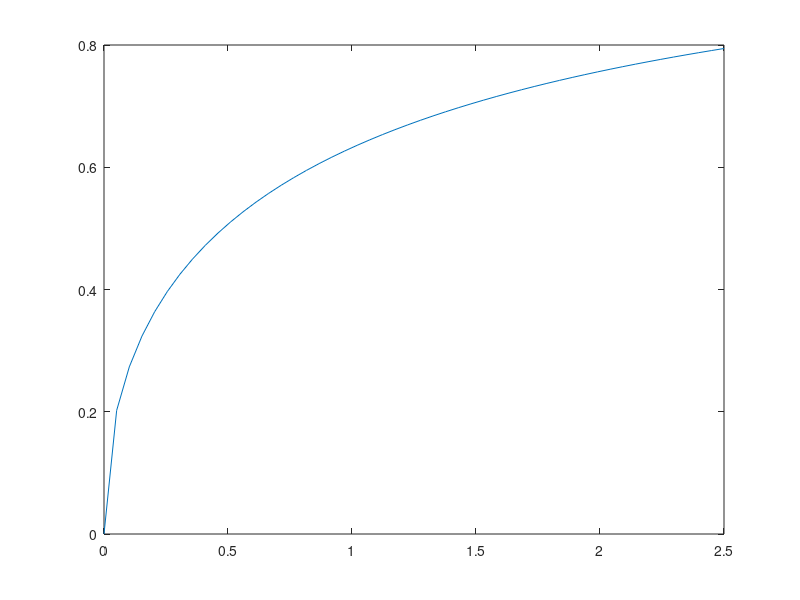

MATLAB code for this plot: (Note: this script raises an error after producing the figure.)
% % % % % % % % % % % % % % % % % % % % % % % % % % % % % % % % 
%  RANDOM STUFF
% % % % % % % % % % % % % % % % % % % % % % % % % % % % % % % % 

% october 11, 2016
% weibull
clear all

a = 1;
lambda = 1;
k = .5;

xx = linspace(0,2.5,50);
y = a.*(1-exp(-(xx./lambda).^k));
plot(xx,y);



%% checking to see SD of nLLs for different model
% 6/29/2016

modelname = 'REM';
nSamples = 100;

% simulate data
[resp, tp] = simulate_resp(modelname,1,1,[])

paramtry = tp;
nLLVec = nan(1,nSamples);
for isample = 1:nSamples
    isample
    nLLVec(isample) = nLL_approx_vectorized(modelname,paramtry,1,resp.new,resp.old);
end

hist(nLLVec,15); defaultplot
std(nLLVec)

%% looking at diff parameters effect on log function
% july 7, 2016

xx = linspace(-10,10,100);
a = 1;
b = 1;
% c = .05;
nConf = 20;

% yy = a.*log(xx) + b;
signxx = sign(xx);
% yy = a.*log(xx) + b + nConf/2 + 1;
% yy2 = a.*log(xx.*exp(b)./a) + nConf/2 + 1;
% plot(xx,yy,'k',xx,yy2,'r--'); defaultplot
yy = min(max(round(a.*log(abs(xx)) + b + nConf/2 + 1),nConf/2 +1),nConf); % log function shifted up to confidence region
yy2 = min(max(round(a.*log(abs(xx) + b) + nConf/2 + 1),nConf/2 +1),nConf); % log function shifted up to confidence region
subplot(1,2,1);
plot(xx,yy,'k',xx,yy2,'r'); defaultplot
ylim([11 20])

yy(signxx == -1) = nConf+1 - yy(signxx == -1);
yy2(signxx == -1) = nConf+1 - yy2(signxx == -1);
subplot(1,2,2);
plot(xx,yy,'k',xx,yy2,'r'); defaultplot
ylim([ 1 20])
% blahhist = hist(yy,1:nConf)

% =======================================
%     MODEL FITTING RELATED
% =======================================


%% remove txt spacing for models and subjects

modelVec = {'FP','REM'};
binningfnVec = [3 4];
optimMethod = 'patternbayes';

nModels = length(modelVec);
nBinningfns = length(binningfnVec);
nSubj = 14;


for imodel = 1:nModels
    model = modelVec{imodel};
    
    for ibinningfn = 1:nBinningfns
        binningfn = binningfnVec(ibinningfn);
        
        for isubj = 1:nSubj
            removetxtspaces(model,binningfn,isubj,optimMethod);
        end
    end
end


%% checking which jobs need to be resubmitted

modelname = 'FP';
binningfn = 4;
optimMethod = 'patternbayes';
nSubj = 14;
z = nan(50,2);

for isubj = 1:nSubj
    removetxtspaces(modelname,binningfn,isubj,optimMethod)
    isubj
    for i=1:50
        z(i,2) = countnum2(modelname,binningfn,isubj,[1; i]);
        z(i,1)=i;
    end
    z'
end

%% separate jobs for each person
clear

modelname = 'FP';
binningfn = 4;
optimMethod = 'patternbayes';
subjids = 14;
Mmax = 50;
filepath = 'model/4_fitdata/';
approxTime = linspace(.22*1000/3600,4.61*1000/3600,50);
maxTime = 48;
nJobs = 15;
nStartVals = 10;

for isubj = 1:subjids
    isubj
    subjid = isubj;%subjids(isubj);
    
    jobnumVec = []; estTimeVec = [];
    for iM = 1:Mmax
        counts = max([nStartVals - countnum2(modelname, binningfn,subjid, [1;iM]) 0]);
        jobnumVec = [jobnumVec repmat(iM,1,counts)];
        estTimeVec = [estTimeVec repmat(approxTime(iM),1,counts)];
    end
    
    jobfilename = [filepath 'joblist_' modelname num2str(binningfn) '_subj' num2str(subjid) '.txt' ];
    create_joblist(jobfilename, jobnumVec, estTimeVec, maxTime, nJobs)
end



%% create joblist

nStartVals = 10;
esttimeVec = linspace(0.08,8,100);
jobnumVec = repmat([66:75],1,nStartVals);
esttimeVec = esttimeVec(jobnumVec);
maxTime = 64;
filepath = 'model/4_fitdata/';

% for subjid = 1:14;
%     jobfilename = [filepath 'joblist_' modelname num2str(binningfn) '_subj' num2str(subjid) '.txt' ];
%     create_joblist(jobfilename, jobnumVec, esttimeVec, maxTime);
% end

jobfilename = [filepath 'joblist_09052016.txt'];
create_joblist(jobfilename, jobnumVec, esttimeVec, maxTime);


%% checking nLLs are consistent (debugging)
% 08.15.2016

clear

modelname = 'FP';
optimMethod = 'patternbayes';
binningfn = 0;
memstrengthvar = 1;
load(['paramfit_' optimMethod '_' modelname num2str(binningfn) num2str(memstrengthvar) '.mat'])
subjids = 1;

load('subjdata.mat')
nLL = nan(1,length(subjids));
for isubj = subjids
    isubj
    nLL(isubj) = nLL_approx_vectorized( modelname, bestFitParam(isubj,:), binningfn, memstrengthvar, nNew_part(isubj,:), nOld_part(isubj,:), [], 50, 30 );
    %     bfp = [bestFitParam(isubj,[1 2 end 5 3 4]) 1e-3 1]; % for binningfn = 2, memstrengthvar = 1;
    %     bfp = [bestFitParam(isubj,[1 2 5 4]) 1 0 2 bestFitParam(isubj,3)]; % for binningfn = 1; memstrength = 0
    %     bfp = [bestFitParam(isubj,[1 2 5 4 3]) 0 2 1 ];
    bfp = [bestFitParam(isubj,[1 2 5 4 3]) 0 2 1]; % 01: pcorr --> lin
    memstrengthfn = 1;
    nLL2(isubj) = nLL_approx_vectorized2( modelname, bfp, memstrengthfn, nNew_part(isubj,:), nOld_part(isubj,:), [], 50, 30 );
end

[nLL_est(subjids) nLL' nLL2'] % nLL3']

%% debugging
isubj = 2;
[pnew pold] = nLL_approx_vectorized( modelname, bestFitParam(isubj,:), binningfn, memstrengthvar, nNew_part(isubj,:), nOld_part(isubj,:), [], 50, 30 );
figure; plot(1:20,pnew,1:20,pold)
ylim([0 0.3])

%% checking that nLLs are consistnent between old and new nLL functions

clear

modelname = 'REM';
optimMethod = 'patternbayes';
binningfn1 = 1;
memstrengthvar = 0;
binningfn2 = 1;
load(['paramfit_' optimMethod '_' modelname num2str(binningfn2) '.mat'])
load('subjdata.mat')
isubj = 14;

nSamples = 100;
newnLL = nan(1,nSamples);
oldnLL = nan(1,nSamples);
for isample = 1:nSamples;
    isample
    if binningfn1 == 1;
        bfp = [bestFitParam(isubj,:) 0];
        bfp(end-1) = -bfp(end-1);
    end
    newnLL(isample) = nLL_approx_vectorized( modelname, bfp, binningfn1, memstrengthvar, nNew_part(isubj,:), nOld_part(isubj,:), [], 50, 30 );
    oldnLL(isample) = nLL_approx_vectorized_old( modelname, bestFitParam(isubj,:), binningfn2, nNew_part(isubj,:), nOld_part(isubj,:), [], 50, 30 );
end

if nSamples > 10
    figure
    [counts,centers] = hist(newnLL);
    [counts2,centers2] = hist(oldnLL);
    plot(centers,counts,centers2,counts2)
    defaultplot
else
    [newnLL; oldnLL]
end

%% changing file names to be consistent with new model naming scheme
clear all

modelname = 'FPheurs';
binningfnnew = 1;
binningfnold = 1;
memstrengthvar = 0;
nParamsold = 4; % how many parameters does the old way have
filepath = 'model/4_fitdata/BPSfits/';

nSubj = 14;
for isubj = 1:nSubj
    % load old file
    filename = ['paramfit_patternbayes_' modelname num2str(binningfnold) ...
        '_subj' num2str(isubj) '.txt'];
    alldata = dlmread(filename);
    
    % flip d0
    alldata(:,nParamsold) = -alldata(:,nParamsold);
    alldata(:,2*nParamsold+1) = -alldata(:,2*nParamsold+1);
    
    % add 0 sigma_mc
    nrows = size(alldata,1);
    alldata = [alldata(:,1:nParamsold) zeros(nrows,1) ...
        alldata(:,nParamsold+1:2*nParamsold+1) zeros(nrows,1) alldata(:,2*nParamsold+2)];
    
    % write to new file
    newfilename = [filepath 'paramfit_patternbayes_' modelname num2str(binningfnold) ...
        num2str(memstrengthvar) '_subj' num2str(isubj) '.txt'];
    
    fid = fopen(newfilename, 'w');
    formatSpec = repmat('%4.4f \t ',1,2*nParamsold+4);
    formatSpec = [formatSpec(1:end-3) '\r\n'];
    
    for irows = 1:nrows;
        fprintf(fid, formatSpec, alldata(irows,:));
    end
    fclose(fid);
    
end

%% checking nLL of fit parameters with nLL given

bestFitParam(isubj,:)
nLL_est(isubj,:)

[nnew_part, nold_part] = loadsubjdata(isubj,modelname,20);
nLL_approx_vectorized(modelname,bestFitParam(isubj,:),binningfn,nnew_part,nold_part)

%% saving data and model for each subject
clear all

modelname = 'FP';
binningfn = 3;
subjids = 1:14;
nSubj = length(subjids);
optimMethod = 'patternbayes';

load(['paramfit_' optimMethod '_' modelname num2str(binningfn) '.mat'])

% do this part while on debugger
plotparamfits(modelname,binningfn,optimMethod,bestFitParam(subjids,:),20, 0, 0, subjids, [1 1 0 0])
model = [];
model.new = round(pNew_est*150);
model.old = round(pOld_est*150);
data = [];
data.new = nNew_part;
data.old = nOld_part;
save('datamodel_forRonald.mat','data','model');

%% looking at subject stuff
% debugging for REM subject 4

nSubj = 14;
nnew_part = nan(nSubj,20); nold_part = nnew_part;
for isubj = 1:nSubj
    [nnew_part(isubj,:), nold_part(isubj,:)] = loadsubjdata(isubj);
end

%% Figure 2B from Mickes et al., 2007 paper
% (percent correct for each confidence)

clear all

modelname = 'FP';
binningfn = 3;
optimMethod = 'patternbayes';
nX = 100;
nS = 50;

subjids = [1:10 12:14];
nSubj = length(subjids);

% get data for subjects
load('subjdata.mat')
nNew_part = sum(nNew_part(subjids,:));
nOld_part = sum(nOld_part(subjids,:));

% get number of responses for model
load(['paramfit_' optimMethod '_' modelname num2str(binningfn) '.mat'],'bestFitParam') % load bestFitParam
nNew_mod = nan(14,20); nOld_mod = nNew_mod;
for isubj = 1:14;
    subjid = subjids(isubj)
    theta = bestFitParam(subjid,:);
    
    [nNew_mod(isubj,:), nOld_mod(isubj,:)] = simulate_data(modelname, theta, binningfn, nX, nS);
end

% sum of model predictions
nNew_mod_all = sum(nNew_mod(subjids,:));
nOld_mod_all = sum(nOld_mod(subjids,:));

% plot of responses of frequencies
figure; bar([nNew_part; nNew_mod_all; nOld_part; nOld_mod_all]');
legend('data new','model new', 'data old', 'model old')
axis([0.5 20.5 0 250]); defaultplot; defaultplot;
xlabel('Rating')
ylabel('Frequency')

% pc for confidence
PC_part = [nNew_part(1:10)./(nOld_part(1:10) + nNew_part(1:10)) nOld_part(11:20)./(nNew_part(11:20) + nOld_part(11:20))];
PC_mod = [nNew_mod_all(1:10)./(nOld_mod_all(1:10) + nNew_mod_all(1:10)) nOld_mod_all(11:20)./(nNew_mod_all(11:20) + nOld_mod_all(11:20))];
figure; bar([PC_part; PC_mod]'); axis([0.5 20.5 0.4 1]); legend('data','model'); defaultplot;
xlabel('Rating')
ylabel('Proportion Correct')

%% check variance of LL estimates
% clear

nSamples = 10;
modelname = 'REM';
binningfn = 1;
memstrengthvar = 0;
optimMethod = 'patternbayes';
subjid = 2;

% get best fit parameters and subject data
[nnew_part, nold_part] = loadsubjdata(subjid,modelname);
% load(['paramfit_' optimMethod '_' modelname num2str(binningfn) '.mat'])

nLLVec = nan(1,nSamples); timeVec = nan(1,nSamples);
for isamp = 1:nSamples
    isamp
    t0 = GetSecs;
    nLLVec(isamp) = nLL_approx_vectorized(modelname,bestFitParam(subjid,:),binningfn,memstrengthvar,nnew_part,nold_part,[],30,50);
    timeVec(isamp) = GetSecs - t0;
end

nLLVec

%% model comparison (AIC)
% 08182016

clear all

modelnames = {'FP','FP'};
binningfns = [3 5];
optimMethod = 'patternbayes';
nModels = length(modelnames);
nSubj = 14;

AICVec = nan(nSubj,nModels);
nLLMat = nan(nSubj,nModels);
for imodel = 1:nModels;
    modelname = modelnames{imodel};
    binningfn = binningfns(imodel);
    load(['paramfit_' optimMethod '_' modelname num2str(binningfn) '.mat']) % load bestFitParam
    k = size(bestFitParam,2) -1
    
    nLLMat(:,imodel) = nLL_est;
    AICVec(:,imodel) = 2*(k + nLL_est);
end

%% get UVSD binning to work
% 08.26.2016
clear all
theta = [1 1.25 1 0];
binningfn = 0;

[pnew, pold, confBounds] = responses_uneqVar(theta, binningfn);
centers_new = linspace(-3,3,50);
centers_old = linspace(theta(1)-3*theta(2),theta(1)+3*theta(2),50);
counts_new = normpdf(centers_new);
counts_old = normpdf(centers_old,theta(1),theta(2));

figure;
plot(centers_new, counts_new,'Color',aspencolors('greyblue')); hold on;
plot(centers_old, counts_old,'Color',aspencolors('dustygold'))
plot(repmat(confBounds(:),1,2)', repmat([0 max([counts_new(:); counts_old(:)])],length(confBounds),1)','Color',0.7*ones(1,3));

%% fit UVSD model
% 08.26.2016
clear all

modelname = 'UVSD';
binningfn = 4;
fixparams = [6; 0];
nStartVals = 2;

blah = GetSecs;
for isubj = 1:14
    isubj
    fitdata_cluster(isubj, modelname, binningfn, fixparams,[],[],nStartVals);
end
timee = GetSecs - blah

%% looking at how confhist is calculated. debugging
% 08.29.2016

load('paramfit_patternbayes_FP21.mat')
binningfn = 2;
memstrengthvar = 1;
isubj = 7;

theta = bestFitParam(isubj,:);
[nnew_part,nold_part] = loadsubjdata(isubj);
nLL_approx_vectorized( modelname, theta, binningfn, memstrengthvar, nnew_part, nold_part)

%% =====================================================
%       DOING STUFF WITH FIT PARAMETERS
% ======================================================
 clear all

modelname = 'FP';
binningfn = 3;
optimMethod = 'patternbayes';
subjids = [1:14];

%% remove txt spacing
for isubj = subjids
    removetxtspaces(modelname,binningfn,isubj,optimMethod);
end

%% get MLE parameter estimates
nStartVals = 10;
getbestfitparams(modelname,binningfn,subjids,nStartVals)

%% load MLE parameter estimates
load(['paramfit_' optimMethod '_' modelname num2str(binningfn) '.mat'])

%% plot best fit parameters
subjids = [1:14];
plotparamfits(modelname,bestFitParam(subjids,:),binningfn, 20, 0, subjids, [1 1 1 0])

%% calculate pnew and pold and save in file for ronald
load('subjdata.mat')

nSubj = 14;
nNew_mod = nan(nSubj,20); nOld_mod = nan(nSubj,20);
for isubj = 1:nSubj
    isubj
    [nNew_mod(isubj,:),nOld_mod(isubj,:)] = nLL_approx_vectorized(modelname,bestFitParam(isubj,:),binningfn, memstrengthvar, nNew_part(isubj,:), nOld_part(isubj,:), [], 100, 50);
end

nNew_mod = bsxfun(@times,nNew_mod,sum(nNew_part,2));
nOld_mod = bsxfun(@times,nOld_mod,sum(nOld_part,2));
save(['model/4_fitdata/BPSfits/' modelname num2str(binningfn) num2str(memstrengthvar) '_datamodel.mat'],'nNew_part','nOld_part','nNew_mod','nOld_mod')

%% getting the nLL of MLE estimate for each M


%% plotting binning function

xx = linspace(0,10,100);
nSubj = size(bestFitParam,1);
nConf = 20;

figure;
for isubj = 1:nSubj
    theta = bestFitParam(isubj,:);
    
    switch modelname
        case {'FP','FPheurs'}
            M = theta(1);
            sigma = theta(2);
        case 'REM'
            M = theta(1);                   % number of features
            g = theta(2);                   % probability of success (for geometric distribution)
            ustar = theta(3);               % probability of encoding something
            c = theta(4);                   % probability of encoding correct feature value
            m = theta(5);                   % number of storage attempts
            
            p0 = (1-ustar)^m;               % probability of x_ij= 0
            pM = (1-p0)*geocdf(m-1,c);      % probability of x_ij = s_ij (match)
            pQ = 1 - p0 - pM;               % probability drawn randomly (mismatch)
    end
    
    binvalues = 1.5:(nConf/2 - 0.5);
    switch binningfn
        case 0
            slope = theta(end-2);
        case 1
            k = theta(end-2);
        case 2 % logarithmic
            a = theta(end-3);
            b = theta(end-2);
        case 3 % power law
            a = theta(end-4);
            b = theta(end-3);
            gamma = theta(end-2);
            yy = a.*((xx.^gamma - 1)./gamma) + b;
            tempp = gamma.*(binvalues -b)./a + 1;
            tempp(tempp < 0) = nan;
            confbounds = tempp.^(1/gamma);
        case 4 % weibull
            scale = theta(end-5);
            shift = theta(end-4);
            a = theta(end-3);
            b = theta(end-2);
            yy = a.*(1-exp(-(xx./scale).^shift)) + b;
            tempp = 1 - (binvalues -b)./a;
            tempp(tempp < 0) = nan;
            tempp(tempp > 1) = nan;
            confbounds = scale.*(-log(tempp)).^(1/shift);
    end
    d0 = theta(end-1);
    
    subplot(4,4,isubj);
    plot(xx,yy,'k-')
    hold on;
    plot(confbounds+d0,binvalues,'ok')
    defaultplot
    ylim([1 10])
    title(['subj ' num2str(isubj)])
    
end


%% % % % % % % % % % % % % % % % % % % % % % % % % % % % % % % % % % % % 
%  PARAMETER RECOVERY
% % % % % % % % % % % % % % % % % % % % % % % % % % % % % % % % % % % % 

modelname = 'FP21';
load(['paramfit_patternbayes_' modelname '.mat'])
m = mean(bestFitParam);
covv = cov(bestFitParam);

nSubj = 50;
trueparams = mvnrnd(m,covv,nSubj);
trueparams(:,5) = 0;

for isubj = 1:nSubj
    
end


%% % % % % % % % % % % % % % % % % % %
%   SIMULATING DATA WITH COVARIANCE STRUCTURE
% % % % % % % % % % % % % % % % % % %

modelname = 'FP21';
load(['paramfit_patternbayes_' modelname '.mat'])

MU = mean(bestFitParam);
SIGMA = cov(bestFitParam);

nSubj = 50;
trueparams = [];
while size(trueparams,1)<nSubj;
    tempparams = mvnrnd(MU,SIGMA,nSubj-size(trueparams,1));
    
    tempparams(:,1) = round(tempparams(:,1)); % M
    tempparams(tempparams(:,1)>75,:) = []; % deleting M larger than 75
    tempparams(tempparams(:,1)<0,:) = []; % negative M
    tempparams(tempparams(:,2)<0,:) = []; % negative sigma
    tempparams(tempparams(:,end)<0,:) = []; % negative MC noise
    
    trueparams = [trueparams; tempparams];
end

trueparams = tempparams(:,5) == 0; % d0

